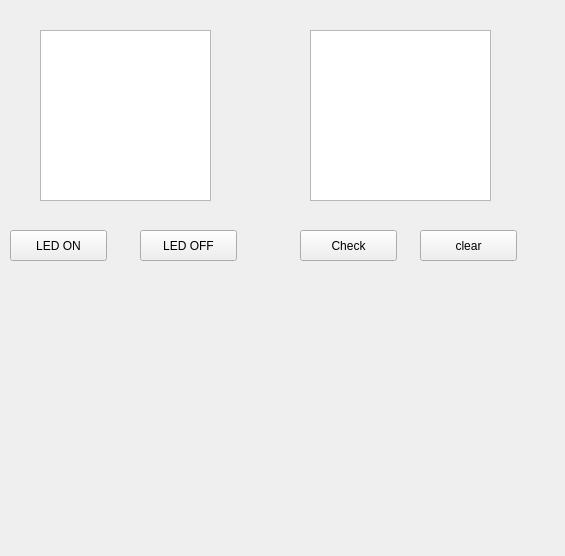
<?xml version="1.0" encoding="UTF-8"?>
<ui version="4.0">
 <class>Form</class>
 <widget class="QWidget" name="Form">
  <property name="geometry">
   <rect>
    <x>0</x>
    <y>0</y>
    <width>565</width>
    <height>556</height>
   </rect>
  </property>
  <property name="windowTitle">
   <string>Form</string>
  </property>
  <widget class="QPushButton" name="pushButton">
   <property name="geometry">
    <rect>
     <x>10</x>
     <y>230</y>
     <width>97</width>
     <height>31</height>
    </rect>
   </property>
   <property name="text">
    <string>LED ON</string>
   </property>
  </widget>
  <widget class="QPushButton" name="pushButton_2">
   <property name="geometry">
    <rect>
     <x>140</x>
     <y>230</y>
     <width>97</width>
     <height>31</height>
    </rect>
   </property>
   <property name="text">
    <string>LED OFF</string>
   </property>
  </widget>
  <widget class="QTextEdit" name="textEdit">
   <property name="geometry">
    <rect>
     <x>40</x>
     <y>30</y>
     <width>171</width>
     <height>171</height>
    </rect>
   </property>
  </widget>
  <widget class="QTextEdit" name="textEdit_2">
   <property name="geometry">
    <rect>
     <x>310</x>
     <y>30</y>
     <width>181</width>
     <height>171</height>
    </rect>
   </property>
  </widget>
  <widget class="QPushButton" name="pushButton_3">
   <property name="geometry">
    <rect>
     <x>300</x>
     <y>230</y>
     <width>97</width>
     <height>31</height>
    </rect>
   </property>
   <property name="text">
    <string>Check</string>
   </property>
  </widget>
  <widget class="QPushButton" name="pushButton_4">
   <property name="geometry">
    <rect>
     <x>420</x>
     <y>230</y>
     <width>97</width>
     <height>31</height>
    </rect>
   </property>
   <property name="text">
    <string>clear</string>
   </property>
  </widget>
 </widget>
 <resources/>
 <connections/>
</ui>
